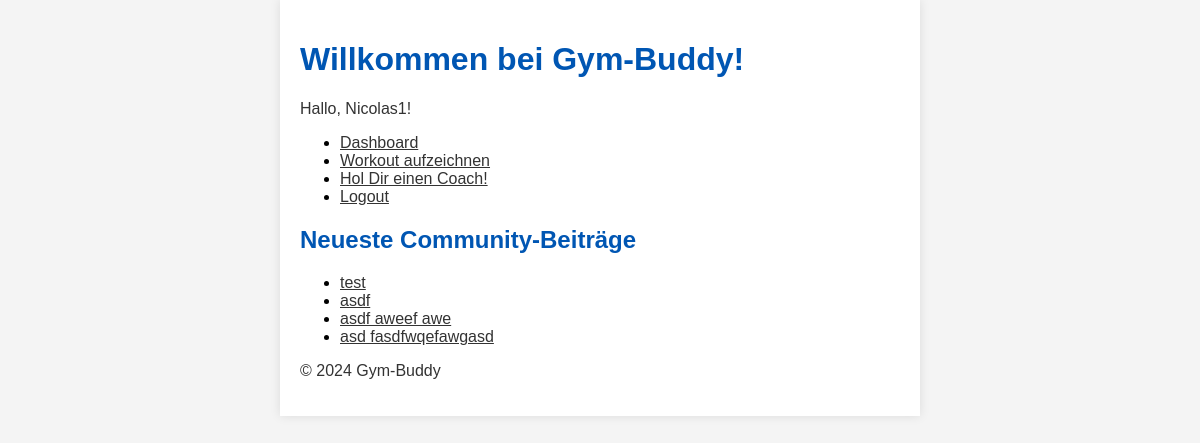
The page / (signed in) on the database as committed earlier.
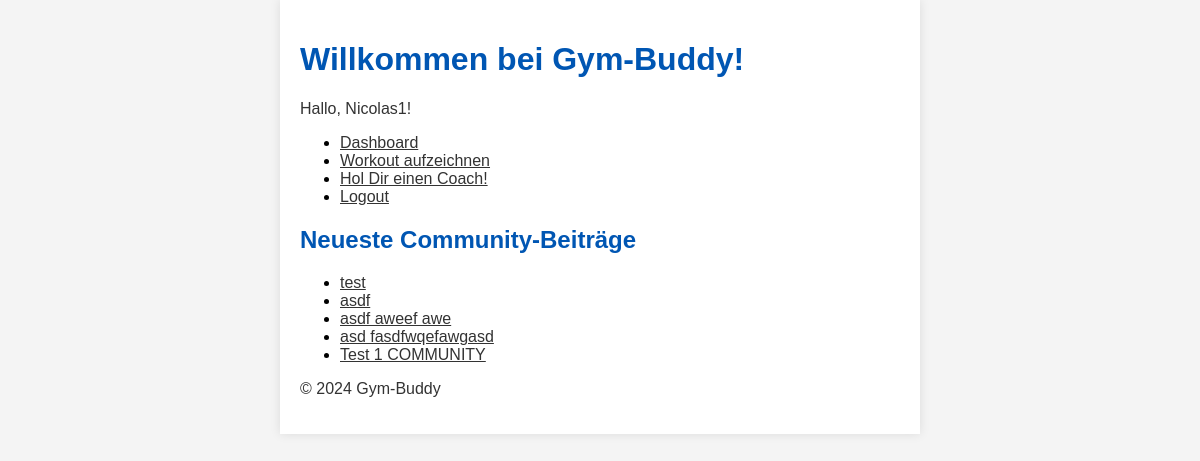
The same page on the database as committed later.
### blog/models.py (models this page shows, shortened)
class Article(models.Model):
    title = models.CharField(
        max_length=_TITLE_MAX_LENGTH,
        validators=[
            MinLengthValidator(
                _TITLE_MIN_LENGTH,
                message=f"Titel ist zu kurz (min. {_TITLE_MIN_LENGTH} Zeichen).",
            ),
        ],
    )
    content = models.TextField(
        validators=[
            MinLengthValidator(
                _CONTENT_MIN_LENGTH,
                message=f"Inhalt ist zu kurz (min. {_CONTENT_MIN_LENGTH} Zeichen).",
            ),
            MaxLengthValidator(
                _CONTENT_MAX_LENGTH,
                message=f"Inhalt ist zu lang (max. {_CONTENT_MAX_LENGTH} Zeichen).",
            ),
        ]
    )
    created_at = models.DateTimeField(auto_now_add=True)

### blog/views.py (the view)
# urls.py: path("", views.article_list, name="article_list"),
def article_list(request):
    articles = Article.objects.all()[:5]  # Letzte 5 Artikel
    return render(request, "article_list.html", {"articles": articles})

### blog/templates/article_list.html (shortened to what this page needs)
{% load static %}
<!DOCTYPE html>
<html>
<head>
    <link rel="stylesheet" href="{% static 'style.css' %}">
</head>
<body>
    <div class="container">
        <h1>Willkommen bei Gym-Buddy!</h1>
        {% if user.is_authenticated %}
            <p>Hallo, {{ user.username }}!</p>
        <nav>
            <ul>
                {% if user.is_authenticated %}
                    <li><a href="{% url 'dashboard' %}">Dashboard</a></li>
                    <li><a href="{% url 'workout_create' %}">Workout aufzeichnen</a></li>
                    <li><a href="{% url 'coach_shop' %}">Hol Dir einen Coach!</a></li>
                    <li><a href="{% url 'logout' %}">Logout</a></li>
                {% else %}
                    <li><a href="{% url 'login' %}">Login</a></li>
                    <li><a href="{% url 'register' %}">Registrierung</a></li>
                {% endif %}
            </ul>
        </nav>
            <h2>Neueste Community-Beiträge</h2>
            <ul>
                {% for article in articles %}
                    <li>
                        <a href="{% url 'article_detail' article.pk %}">{{ article.title }}</a>
                    </li>
                {% empty %}
                    <p>Keine Artikel verfügbar.</p>
                {% endfor %}
            </ul>
        {% else %}
            <p>Welcome! Bitte <a href="{% url 'login' %}">logge dich ein</a> oder <a href="{% url 'register' %}">registriere dich</a>, um alle Funktionen zu nutzen.</p>
        {% endif %}
        <footer>
            <p>&copy; 2024 Gym-Buddy</p>
        </footer>
    </div>
</body>
</html>

Rows that differ between the two databases and show on the page:
added Article: title "Test 1 COMMUNITY"
